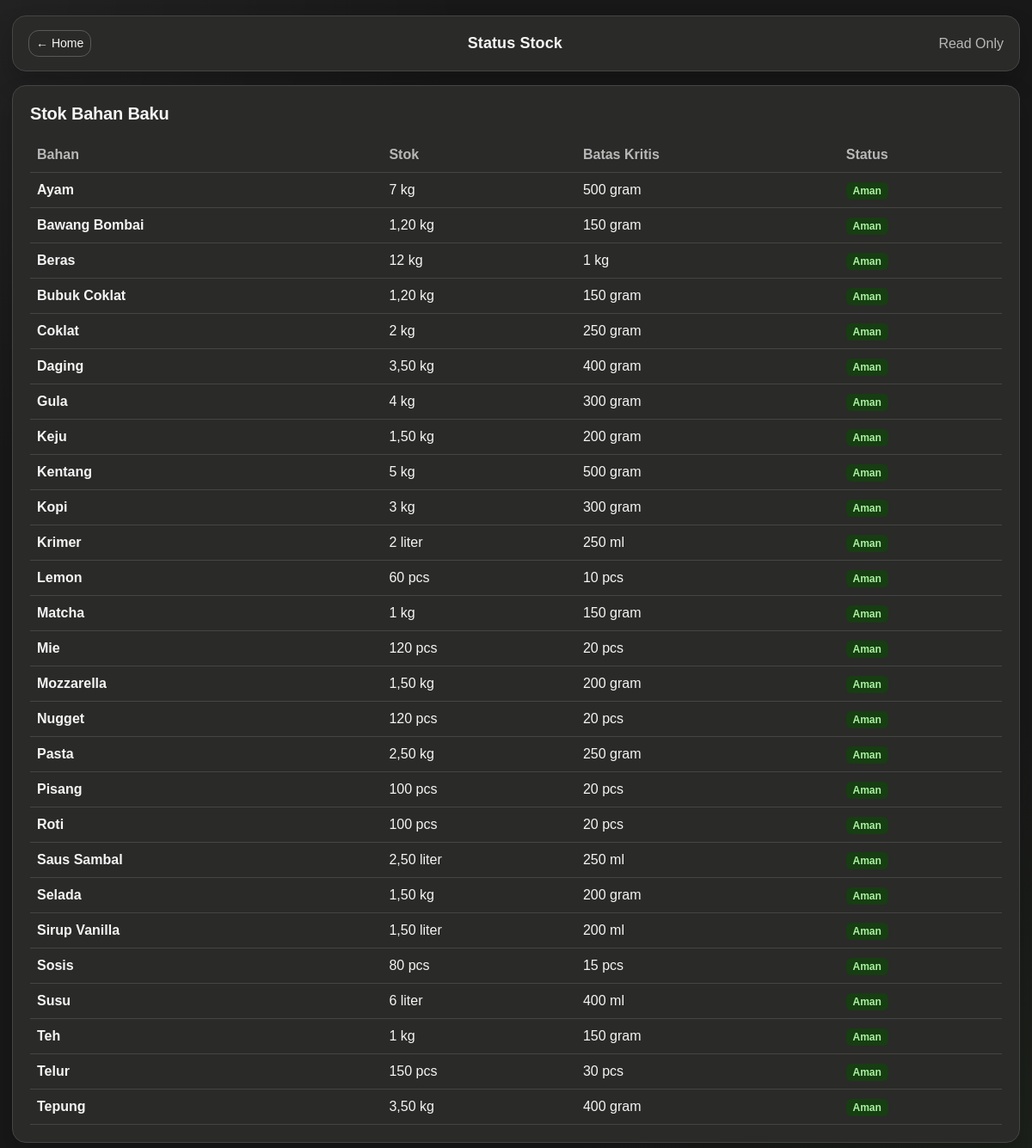
Screenshot of /Pages/status_stock.php (signed in) with the database file from the repository.
### tables this page shows
CREATE TABLE ingredients (
    id INT AUTO_INCREMENT PRIMARY KEY,
    nama_bahan VARCHAR(100) NOT NULL,
    satuan ENUM('gram','ml','pcs') NOT NULL DEFAULT 'gram',
    stok_gudang DECIMAL(10,2) NOT NULL DEFAULT 0,
    batas_kritis DECIMAL(10,2) NOT NULL DEFAULT 0
);

### Includes/config.php (called while the page is built, shortened)
<?php
function angka_bersih($angka): string
{
    $angka = (float)$angka;
    if (floor($angka) == $angka) {
        return number_format($angka, 0, ',', '.');
    }
    return number_format($angka, 2, ',', '.');
}
function format_stok($jumlah, string $satuan): string
{
    $jumlah = (float)$jumlah;
    if ($satuan === 'gram') {
        if ($jumlah >= 1000) {
            return angka_bersih($jumlah / 1000) . ' kg';
        }
        return angka_bersih($jumlah) . ' gram';
    }
    if ($satuan === 'ml') {
        if ($jumlah >= 1000) {
            return angka_bersih($jumlah / 1000) . ' liter';
        }
        return angka_bersih($jumlah) . ' ml';
    }
    if ($satuan === 'pcs') {
        return angka_bersih($jumlah) . ' pcs';
    }
    return angka_bersih($jumlah) . ' ' . $satuan;
}

### Pages/status_stock.php (the view, shortened to what this page needs)
<?php
require_once __DIR__ . '/../Includes/config.php';
$ingredients = $conn->query('SELECT * FROM ingredients ORDER BY nama_bahan ASC');
?>
<!doctype html>
<html lang="id">
<head>
    <link href="https://cdn.jsdelivr.net/npm/bootstrap@5.3.3/dist/css/bootstrap.min.css" rel="stylesheet">
    <link href="../Assets/CSS/app.css" rel="stylesheet">
</head>
<body class="app-dark">
<div class="app-shell">
    <header class="topbar">
        <a href="kasir.php" class="btn btn-dark-outline btn-sm">← Home</a>
        <div class="page-title">Status Stock</div>
        <span class="muted">Read Only</span>
    </header>
    <section class="app-card">
        <h5 class="mb-3">Stok Bahan Baku</h5>
        <div class="table-responsive">
            <table class="table align-middle">
                <thead>
                <tr>
                    <th>Bahan</th>
                    <th>Stok</th>
                    <th>Batas Kritis</th>
                    <th>Status</th>
                </tr>
                </thead>
                <tbody>
                <?php while ($ing = $ingredients->fetch_assoc()): ?>
                    <?php $isCritical = (float)$ing['stok_gudang'] <= (float)$ing['batas_kritis']; ?>
                    <tr>
                        <td><strong><?= htmlspecialchars($ing['nama_bahan']) ?></strong></td>
                        <td><?= format_stok($ing['stok_gudang'], $ing['satuan']) ?></td>
                        <td><?= format_stok($ing['batas_kritis'], $ing['satuan']) ?></td>
                        <td>
                            <?= $isCritical
                                ? '<span class="badge badge-soft-danger">Kritis</span>'
                                : '<span class="badge badge-soft-success">Aman</span>' ?>
                        </td>
                    </tr>
                <?php endwhile; ?>
                </tbody>
            </table>
        </div>
    </section>
</div>
</body>
</html>

### Assets/CSS/app.css (style rules this page uses)
:root { --bg: #181818; --bg-soft: #202020; --panel: #2a2a28; --panel-2: #232321; --line: #454545; --line-soft: #383838; --text: #f5f5f5; --muted: #b8b8b8; --green: #67b346; --green-soft: #173d12; --blue: #5f5f5f; --blue-soft: #30302e; --yellow: #d7a944; --yellow-soft: #4d3f12; --red: #dc5b5b; --red-soft: #4b1f1f; --shadow: 0 14px 28px rgba(0,0,0,.20); --radius: 16px; }
* { box-sizing: border-box; }
body.app-dark { min-height: 100vh; margin: 0; background: radial-gradient(circle at top left, rgba(255,255,255,.045), transparent 30%), radial-gradient(circle at bottom right, rgba(103,179,70,.06), transparent 30%), var(--bg); color: var(--text); font-family: Arial, Helvetica, sans-serif; }
a { color: inherit; text-decoration: none; }
.app-shell { width: min(1180px, calc(100% - 28px)); margin: 18px auto 36px; }
.topbar, .app-card, .metric-card, .menu-card, .summary-card, .nav-tile, .form-panel { background: var(--panel); border: 1px solid var(--line); border-radius: var(--radius); box-shadow: var(--shadow); }
.topbar { display: flex; align-items: center; justify-content: space-between; gap: 16px; padding: 16px 18px; margin-bottom: 16px; }
.brand, .page-title { font-weight: 900; font-size: 18px; letter-spacing: .1px; }
.page-subtitle, .muted, .form-text, .text-muted { color: var(--muted) !important; }
.app-card, .form-panel { padding: 20px; }
.btn, .form-control, .form-select { border-radius: 12px; }
.btn-dark-outline, .btn-outline-secondary, .btn-outline-light { border-color: #5a5a5a !important; color: var(--text) !important; background: transparent !important; }
.table { color: var(--text) !important; margin-bottom: 0; }
.table > :not(caption) > * > * { background-color: transparent !important; color: var(--text) !important; border-color: var(--line) !important; }
.table thead th { color: var(--muted) !important; font-weight: 700; }
.badge-soft-success { background: var(--green-soft); color: #a8f29f; }
h1, h2, h3, h4, h5, h6, .card-title, .section-title, .modal-title, .offcanvas-title { font-weight: 900 !important; letter-spacing: -0.2px; }
.metric-label, .form-label, .table thead th { font-weight: 800 !important; }

### rows the page displays
ingredients: nama_bahan "Ayam", format_stok($ing['stok_gudang'], $ing['satuan']) "7 kg", format_stok($ing['batas_kritis'], $ing['satuan']) "500 gram", shows "Aman"
ingredients: nama_bahan "Bawang Bombai", format_stok($ing['stok_gudang'], $ing['satuan']) "1,20 kg", format_stok($ing['batas_kritis'], $ing['satuan']) "150 gram", shows "Aman"
ingredients: nama_bahan "Beras", format_stok($ing['stok_gudang'], $ing['satuan']) "12 kg", format_stok($ing['batas_kritis'], $ing['satuan']) "1 kg", shows "Aman"
ingredients: nama_bahan "Bubuk Coklat", format_stok($ing['stok_gudang'], $ing['satuan']) "1,20 kg", format_stok($ing['batas_kritis'], $ing['satuan']) "150 gram", shows "Aman"
ingredients: nama_bahan "Coklat", format_stok($ing['stok_gudang'], $ing['satuan']) "2 kg", format_stok($ing['batas_kritis'], $ing['satuan']) "250 gram", shows "Aman"
ingredients: nama_bahan "Daging", format_stok($ing['stok_gudang'], $ing['satuan']) "3,50 kg", format_stok($ing['batas_kritis'], $ing['satuan']) "400 gram", shows "Aman"
ingredients: nama_bahan "Gula", format_stok($ing['stok_gudang'], $ing['satuan']) "4 kg", format_stok($ing['batas_kritis'], $ing['satuan']) "300 gram", shows "Aman"
ingredients: nama_bahan "Keju", format_stok($ing['stok_gudang'], $ing['satuan']) "1,50 kg", format_stok($ing['batas_kritis'], $ing['satuan']) "200 gram", shows "Aman"
ingredients: nama_bahan "Kentang", format_stok($ing['stok_gudang'], $ing['satuan']) "5 kg", format_stok($ing['batas_kritis'], $ing['satuan']) "500 gram", shows "Aman"
ingredients: nama_bahan "Kopi", format_stok($ing['stok_gudang'], $ing['satuan']) "3 kg", format_stok($ing['batas_kritis'], $ing['satuan']) "300 gram", shows "Aman"
ingredients: nama_bahan "Krimer", format_stok($ing['stok_gudang'], $ing['satuan']) "2 liter", format_stok($ing['batas_kritis'], $ing['satuan']) "250 ml", shows "Aman"
ingredients: nama_bahan "Lemon", format_stok($ing['stok_gudang'], $ing['satuan']) "60 pcs", format_stok($ing['batas_kritis'], $ing['satuan']) "10 pcs", shows "Aman"
ingredients: nama_bahan "Matcha", format_stok($ing['stok_gudang'], $ing['satuan']) "1 kg", format_stok($ing['batas_kritis'], $ing['satuan']) "150 gram", shows "Aman"
ingredients: nama_bahan "Mie", format_stok($ing['stok_gudang'], $ing['satuan']) "120 pcs", format_stok($ing['batas_kritis'], $ing['satuan']) "20 pcs", shows "Aman"
ingredients: nama_bahan "Mozzarella", format_stok($ing['stok_gudang'], $ing['satuan']) "1,50 kg", format_stok($ing['batas_kritis'], $ing['satuan']) "200 gram", shows "Aman"
ingredients: nama_bahan "Nugget", format_stok($ing['stok_gudang'], $ing['satuan']) "120 pcs", format_stok($ing['batas_kritis'], $ing['satuan']) "20 pcs", shows "Aman"
ingredients: nama_bahan "Pasta", format_stok($ing['stok_gudang'], $ing['satuan']) "2,50 kg", format_stok($ing['batas_kritis'], $ing['satuan']) "250 gram", shows "Aman"
ingredients: nama_bahan "Pisang", format_stok($ing['stok_gudang'], $ing['satuan']) "100 pcs", format_stok($ing['batas_kritis'], $ing['satuan']) "20 pcs", shows "Aman"
ingredients: nama_bahan "Roti", format_stok($ing['stok_gudang'], $ing['satuan']) "100 pcs", format_stok($ing['batas_kritis'], $ing['satuan']) "20 pcs", shows "Aman"
ingredients: nama_bahan "Saus Sambal", format_stok($ing['stok_gudang'], $ing['satuan']) "2,50 liter", format_stok($ing['batas_kritis'], $ing['satuan']) "250 ml", shows "Aman"
ingredients: nama_bahan "Selada", format_stok($ing['stok_gudang'], $ing['satuan']) "1,50 kg", format_stok($ing['batas_kritis'], $ing['satuan']) "200 gram", shows "Aman"
ingredients: nama_bahan "Sirup Vanilla", format_stok($ing['stok_gudang'], $ing['satuan']) "1,50 liter", format_stok($ing['batas_kritis'], $ing['satuan']) "200 ml", shows "Aman"
ingredients: nama_bahan "Sosis", format_stok($ing['stok_gudang'], $ing['satuan']) "80 pcs", format_stok($ing['batas_kritis'], $ing['satuan']) "15 pcs", shows "Aman"
ingredients: nama_bahan "Susu", format_stok($ing['stok_gudang'], $ing['satuan']) "6 liter", format_stok($ing['batas_kritis'], $ing['satuan']) "400 ml", shows "Aman"
ingredients: nama_bahan "Teh", format_stok($ing['stok_gudang'], $ing['satuan']) "1 kg", format_stok($ing['batas_kritis'], $ing['satuan']) "150 gram", shows "Aman"
ingredients: nama_bahan "Telur", format_stok($ing['stok_gudang'], $ing['satuan']) "150 pcs", format_stok($ing['batas_kritis'], $ing['satuan']) "30 pcs", shows "Aman"
ingredients: nama_bahan "Tepung", format_stok($ing['stok_gudang'], $ing['satuan']) "3,50 kg", format_stok($ing['batas_kritis'], $ing['satuan']) "400 gram", shows "Aman"
